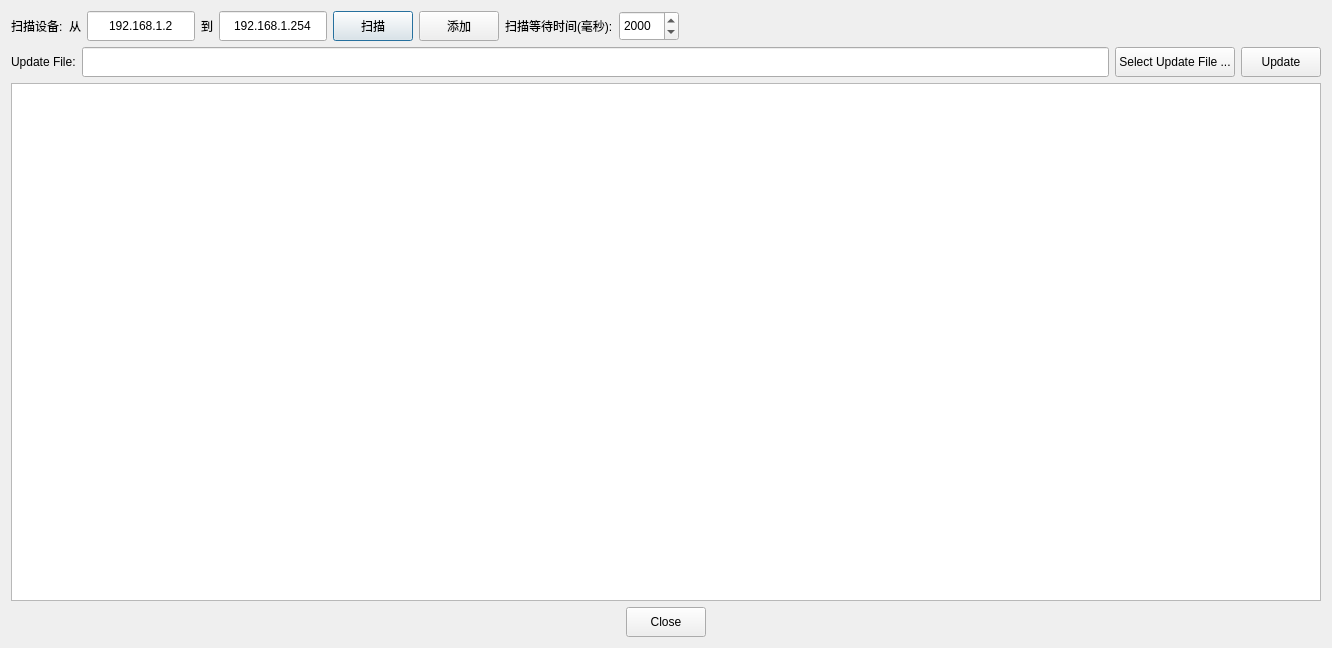
<?xml version="1.0" encoding="UTF-8"?>
<ui version="4.0">
 <class>NodesUpdateDialog</class>
 <widget class="QDialog" name="NodesUpdateDialog">
  <property name="geometry">
   <rect>
    <x>0</x>
    <y>0</y>
    <width>1332</width>
    <height>648</height>
   </rect>
  </property>
  <property name="windowTitle">
   <string>Dialog</string>
  </property>
  <layout class="QVBoxLayout" name="verticalLayout">
   <item>
    <layout class="QHBoxLayout" name="horizontalLayout_3">
     <item>
      <widget class="QLabel" name="label_2">
       <property name="text">
        <string>扫描设备:</string>
       </property>
      </widget>
     </item>
     <item>
      <widget class="QLabel" name="label_3">
       <property name="text">
        <string>从</string>
       </property>
      </widget>
     </item>
     <item>
      <widget class="QIPLineEdit" name="lineFromAddress">
       <property name="sizePolicy">
        <sizepolicy hsizetype="Preferred" vsizetype="Fixed">
         <horstretch>0</horstretch>
         <verstretch>0</verstretch>
        </sizepolicy>
       </property>
       <property name="minimumSize">
        <size>
         <width>0</width>
         <height>30</height>
        </size>
       </property>
       <property name="inputMask">
        <string/>
       </property>
       <property name="text">
        <string>192.168.1.2</string>
       </property>
       <property name="alignment">
        <set>Qt::AlignCenter</set>
       </property>
      </widget>
     </item>
     <item>
      <widget class="QLabel" name="label_4">
       <property name="text">
        <string>到</string>
       </property>
      </widget>
     </item>
     <item>
      <widget class="QIPLineEdit" name="lineToAddress">
       <property name="sizePolicy">
        <sizepolicy hsizetype="Preferred" vsizetype="Fixed">
         <horstretch>0</horstretch>
         <verstretch>0</verstretch>
        </sizepolicy>
       </property>
       <property name="minimumSize">
        <size>
         <width>0</width>
         <height>30</height>
        </size>
       </property>
       <property name="inputMask">
        <string/>
       </property>
       <property name="text">
        <string>192.168.1.254</string>
       </property>
       <property name="alignment">
        <set>Qt::AlignCenter</set>
       </property>
      </widget>
     </item>
     <item>
      <widget class="QPushButton" name="buttonScanTKTMesh">
       <property name="minimumSize">
        <size>
         <width>0</width>
         <height>30</height>
        </size>
       </property>
       <property name="maximumSize">
        <size>
         <width>16777215</width>
         <height>16777215</height>
        </size>
       </property>
       <property name="text">
        <string>扫描</string>
       </property>
      </widget>
     </item>
     <item>
      <widget class="QPushButton" name="buttonAddTKTMesh">
       <property name="minimumSize">
        <size>
         <width>0</width>
         <height>30</height>
        </size>
       </property>
       <property name="maximumSize">
        <size>
         <width>16777215</width>
         <height>16777215</height>
        </size>
       </property>
       <property name="text">
        <string>添加</string>
       </property>
      </widget>
     </item>
     <item>
      <widget class="QLabel" name="label_5">
       <property name="text">
        <string>扫描等待时间(毫秒):</string>
       </property>
      </widget>
     </item>
     <item>
      <widget class="QSpinBox" name="spinWaitMsec">
       <property name="minimumSize">
        <size>
         <width>60</width>
         <height>30</height>
        </size>
       </property>
       <property name="minimum">
        <number>1000</number>
       </property>
       <property name="maximum">
        <number>5000</number>
       </property>
       <property name="singleStep">
        <number>100</number>
       </property>
       <property name="value">
        <number>2000</number>
       </property>
      </widget>
     </item>
     <item>
      <widget class="QLabel" name="labelStatusText">
       <property name="text">
        <string/>
       </property>
      </widget>
     </item>
     <item>
      <spacer name="horizontalSpacer_3">
       <property name="orientation">
        <enum>Qt::Horizontal</enum>
       </property>
       <property name="sizeHint" stdset="0">
        <size>
         <width>40</width>
         <height>20</height>
        </size>
       </property>
      </spacer>
     </item>
    </layout>
   </item>
   <item>
    <layout class="QHBoxLayout" name="horizontalLayout">
     <item>
      <widget class="QLabel" name="label">
       <property name="text">
        <string>Update File:</string>
       </property>
      </widget>
     </item>
     <item>
      <widget class="QLineEdit" name="lineUpdateFile">
       <property name="minimumSize">
        <size>
         <width>0</width>
         <height>30</height>
        </size>
       </property>
      </widget>
     </item>
     <item>
      <widget class="QPushButton" name="buttonSelectUpdateFile">
       <property name="minimumSize">
        <size>
         <width>0</width>
         <height>30</height>
        </size>
       </property>
       <property name="text">
        <string>Select Update File ...</string>
       </property>
      </widget>
     </item>
     <item>
      <widget class="QPushButton" name="buttonUpdate">
       <property name="minimumSize">
        <size>
         <width>0</width>
         <height>30</height>
        </size>
       </property>
       <property name="text">
        <string>Update</string>
       </property>
      </widget>
     </item>
    </layout>
   </item>
   <item>
    <widget class="QTableView" name="tableTKTMeshUpdate"/>
   </item>
   <item>
    <layout class="QHBoxLayout" name="horizontalLayout_2">
     <item>
      <spacer name="horizontalSpacer">
       <property name="orientation">
        <enum>Qt::Horizontal</enum>
       </property>
       <property name="sizeHint" stdset="0">
        <size>
         <width>40</width>
         <height>20</height>
        </size>
       </property>
      </spacer>
     </item>
     <item>
      <widget class="QPushButton" name="buttonBottomClose">
       <property name="minimumSize">
        <size>
         <width>0</width>
         <height>30</height>
        </size>
       </property>
       <property name="text">
        <string>Close</string>
       </property>
      </widget>
     </item>
     <item>
      <spacer name="horizontalSpacer_2">
       <property name="orientation">
        <enum>Qt::Horizontal</enum>
       </property>
       <property name="sizeHint" stdset="0">
        <size>
         <width>40</width>
         <height>20</height>
        </size>
       </property>
      </spacer>
     </item>
    </layout>
   </item>
  </layout>
 </widget>
 <customwidgets>
  <customwidget>
   <class>QIPLineEdit</class>
   <extends>QLineEdit</extends>
   <header location="global">widget/qiplineedit.h</header>
  </customwidget>
 </customwidgets>
 <resources/>
 <connections/>
</ui>
